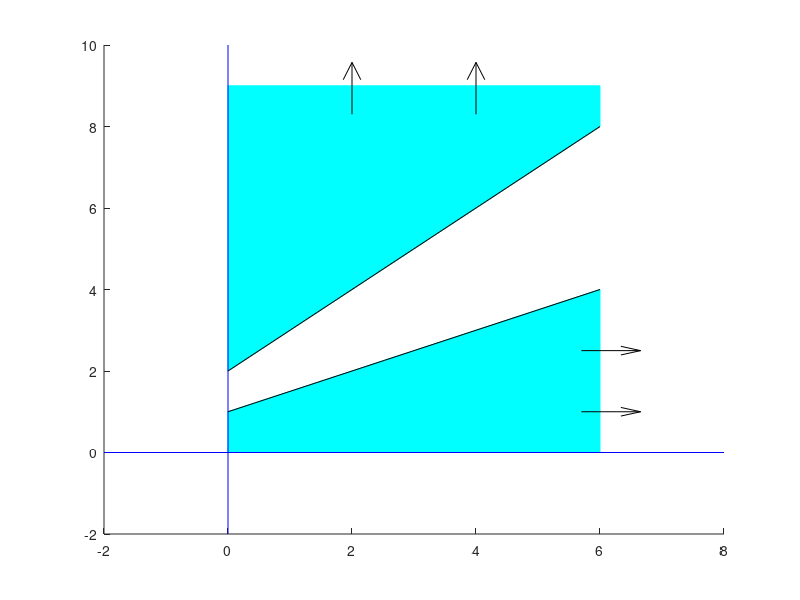

Here is the MATLAB script that generated this plot:
% 例程 3.7  绘制约束条件不一致的案例
%  绘制二维可行解集
%  直线方程：ax + by = c
a1 = -1;
b1 = 2;
c1 = 2;
a2 = -1;
b2 = 1;
c2 = 2;
%  约束条件的角点坐标
X1 = c1/a1;
Y1 = c1/b1;
X2 = c2/a2;
Y2 = c2/b2; 
%  最右侧点的横坐标
xr = 6;
yr1 = (c1 - a1*xr)/b1;
yr2 = (c2 - a2*xr)/b2;
figure(1)
%  绘制（理论上的）可行域区域（无重叠，实际为空）
patch([0, 0, xr, xr], [0, Y1, yr1, 0], 'c', 'EdgeColor', 'c');
hold on;
patch([0, 0, xr, xr], [Y2, yr2+1, yr2+1, yr2], 'c', 'EdgeColor', 'c');
%  绘制坐标轴
plot([-2, 8], [0, 0], 'b');
plot([0, 0], [-2, 10], 'b');
%  绘制约束直线
plot([0, xr],[Y1, yr1], 'k');
plot([0, xr],[Y2, yr2], 'k');
% 绘制箭头（指示约束方向）
quiver([5.7, 5.7], [1, 2.5], [1, 1], [0, 0], 'k');
quiver([2, 4], [8.3, 8.3], [0, 0],[1, 1], 'k');
